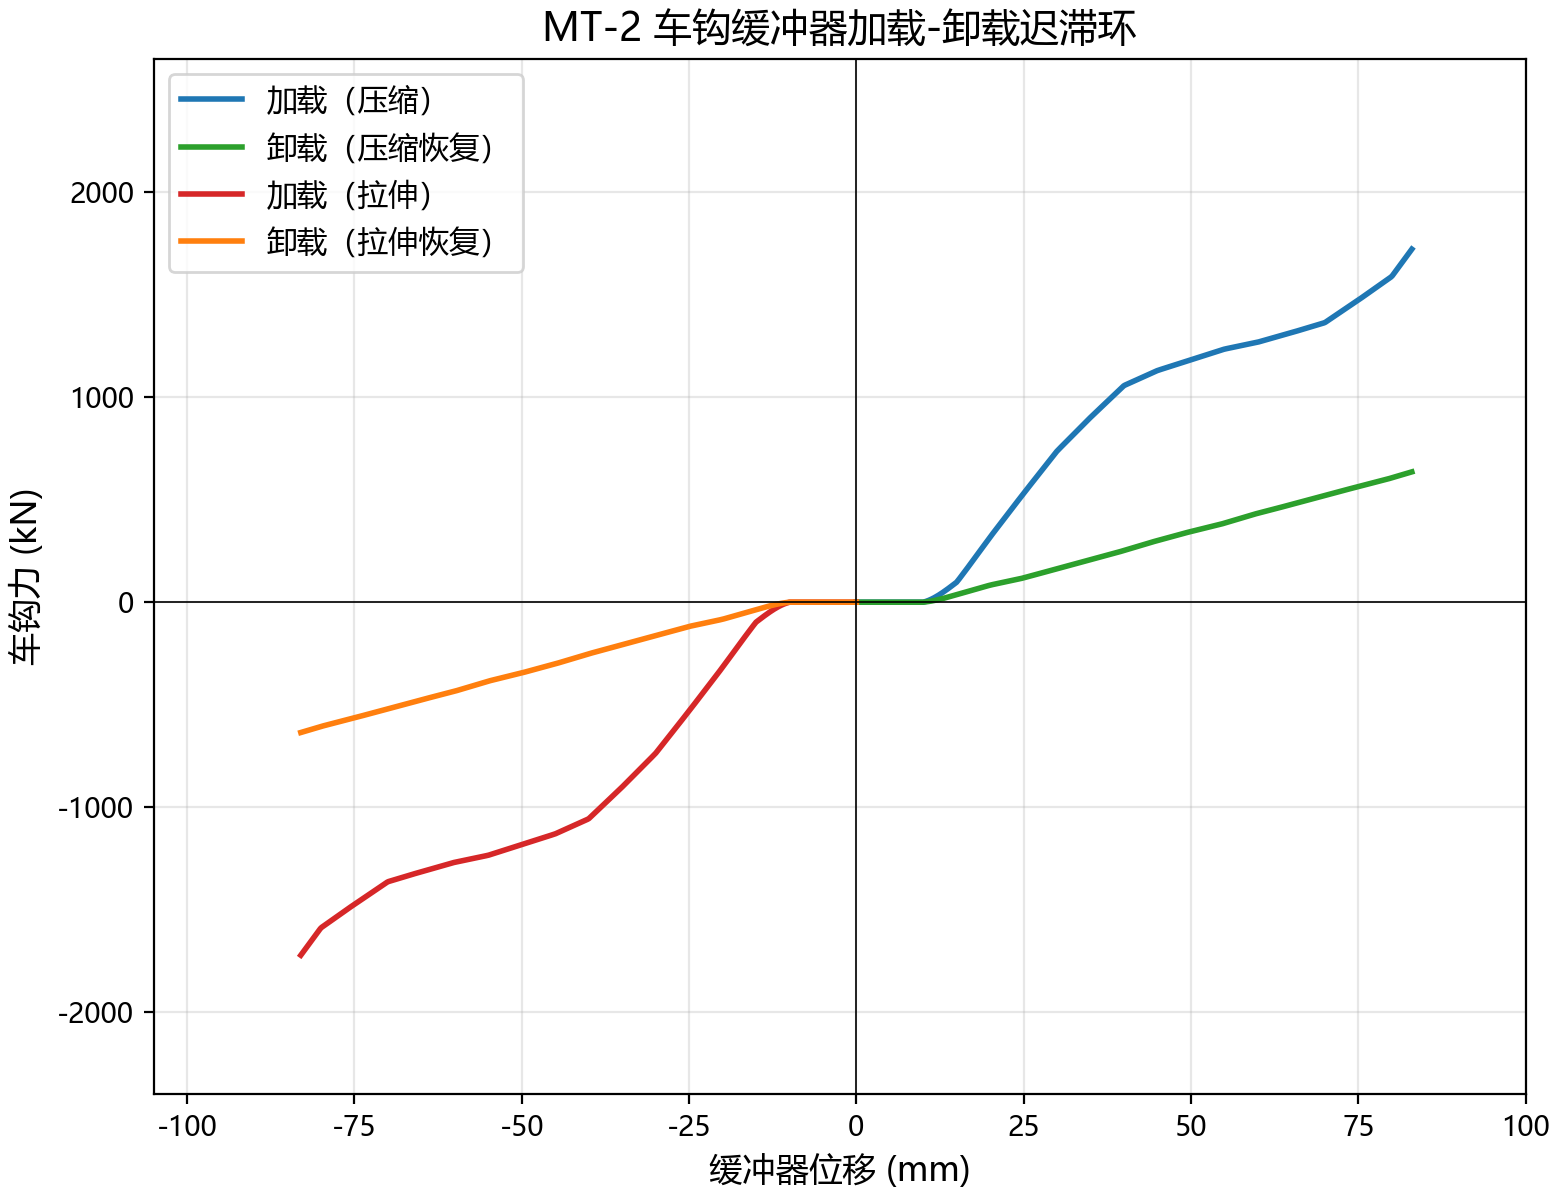

The script that saved this image:
# -*- coding: utf-8 -*-
"""MT-2 四分支迟滞环（中期答辩 页 6，PPT 版重生成）。

依据用户要求（2026-10-19）：只保留基本图线与图例，不加黑色箭头与文字标注；
中文用 Microsoft YaHei 重画（旧图在 WSL 生成，标题中文回退乱码）。
数据口径与 src/evaluation/plot_physical_curves.py::fig_coupler_hysteresis
完全一致：CouplerParams 准静态扫掠（确定性模型特征，非时域仿真），
MT-2 统一（ADR-011），容嘉欣2025 fl/fu 查表 + 速度法选支。
图 → 本目录（PPT 策展，允许覆盖）。
"""
import sys
from pathlib import Path

import numpy as np
import matplotlib

matplotlib.use("Agg")
import matplotlib.pyplot as plt

plt.rcParams["font.sans-serif"] = ["Microsoft YaHei"]
plt.rcParams["axes.unicode_minus"] = False

ROOT = Path(__file__).resolve().parents[3]
sys.path.insert(0, str(ROOT))

from src.train_dynamics.coupler import coupler_force
from src.train_dynamics.params import CouplerParams

OUT = Path(__file__).resolve().parent / "fig_mt2_hysteresis.png"

p = CouplerParams()
kw = dict(
    stiffness=p.stiffness, damping=p.damping, free_length=p.free_length_m,
    coupler_gap=p.coupler_gap_m, max_impulse=p.max_impulse_n,
    preload_n=p.preload_n, friction_n=p.friction_n,
    friction_v_eps=p.friction_v_eps, stroke_m=p.stroke_m,
    rigid_stiffness_nm=p.rigid_stiffness_nm,
    unload_stiffness_ratio=p.unload_stiffness_ratio,
    friction_static_n=p.friction_static_n, friction_v_er=p.friction_v_er,
)
amp = float(p.stroke_m)  # 83 mm，扫到缓冲器最大行程


def F(e, dv_sign):
    return coupler_force(0.0, 0.0, e - p.free_length_m, -dv_sign, **kw)


e_c = np.linspace(0.0, amp, 400)            # 压缩：加载 dv<0 / 卸载 dv>0
load_c = np.array([F(x, -1.0) for x in e_c])
unload_c = np.array([F(x, 1.0) for x in e_c[::-1]])
e_t = np.linspace(0.0, -amp, 400)           # 拉伸：加载 dv>0 / 卸载 dv<0
load_t = np.array([F(x, 1.0) for x in e_t])
unload_t = np.array([F(x, -1.0) for x in e_t[::-1]])

fig, ax = plt.subplots(figsize=(8, 6.2), dpi=200)
ax.plot(e_c * 1000, load_c / 1e3, color="#1f77b4", lw=2.0, label="加载（压缩）")
ax.plot(e_c[::-1] * 1000, unload_c / 1e3, color="#2ca02c", lw=2.0,
        label="卸载（压缩恢复）")
ax.plot(e_t * 1000, load_t / 1e3, color="#d62728", lw=2.0, label="加载（拉伸）")
ax.plot(e_t[::-1] * 1000, unload_t / 1e3, color="#ff7f0e", lw=2.0,
        label="卸载（拉伸恢复）")
ax.axhline(0, color="k", lw=0.6)
ax.axvline(0, color="k", lw=0.6)
ax.set_xlabel("缓冲器位移 (mm)", fontsize=12)
ax.set_ylabel("车钩力 (kN)", fontsize=12)
ax.set_title("MT-2 车钩缓冲器加载-卸载迟滞环", fontsize=14)
ax.legend(fontsize=11, loc="upper left")
ax.grid(alpha=0.3)
ax.set_xlim(-105, 100)
ax.set_ylim(-2400, 2650)
fig.tight_layout()
fig.savefig(OUT, bbox_inches="tight", pad_inches=0.05)
print("saved:", OUT)
